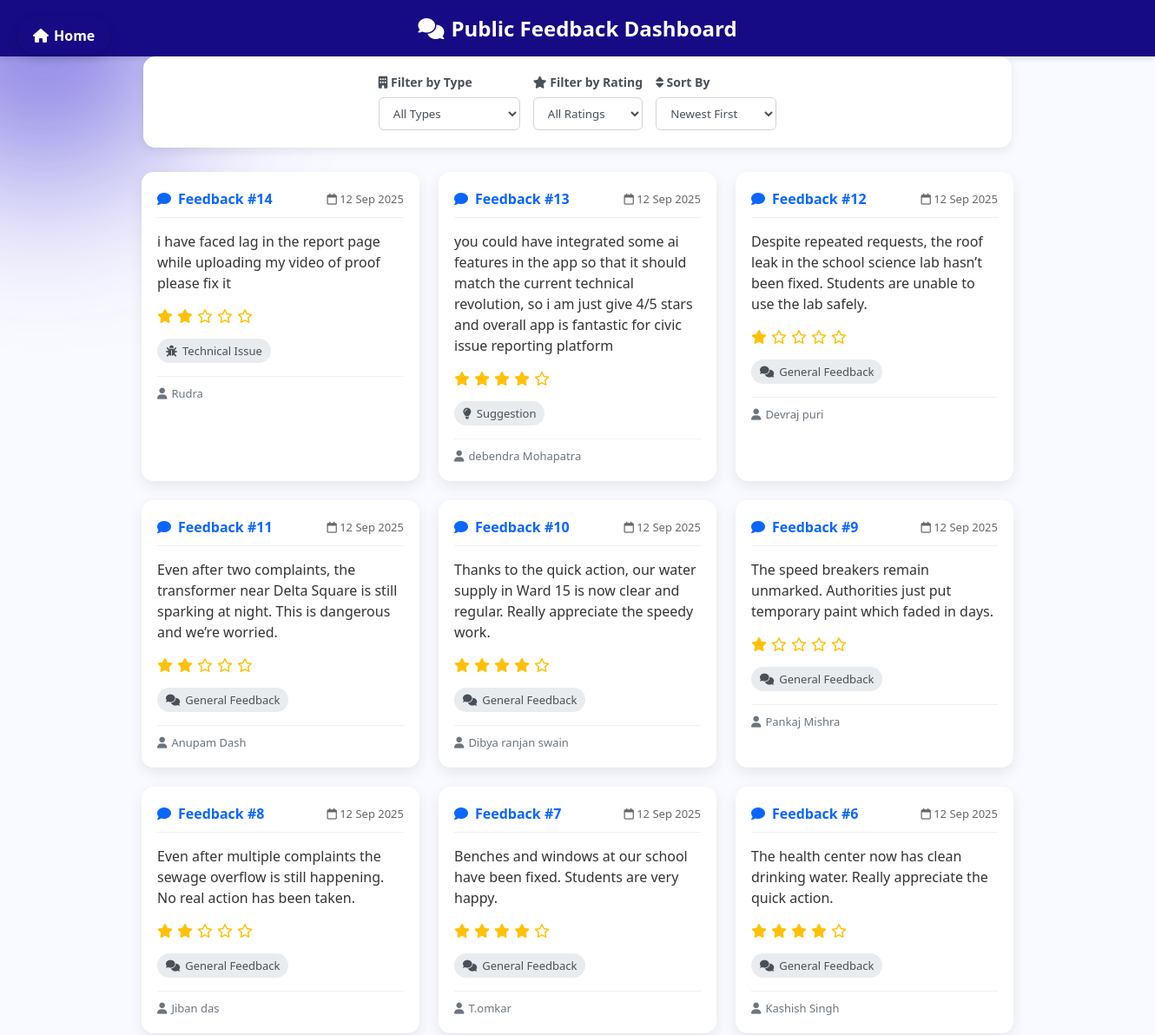
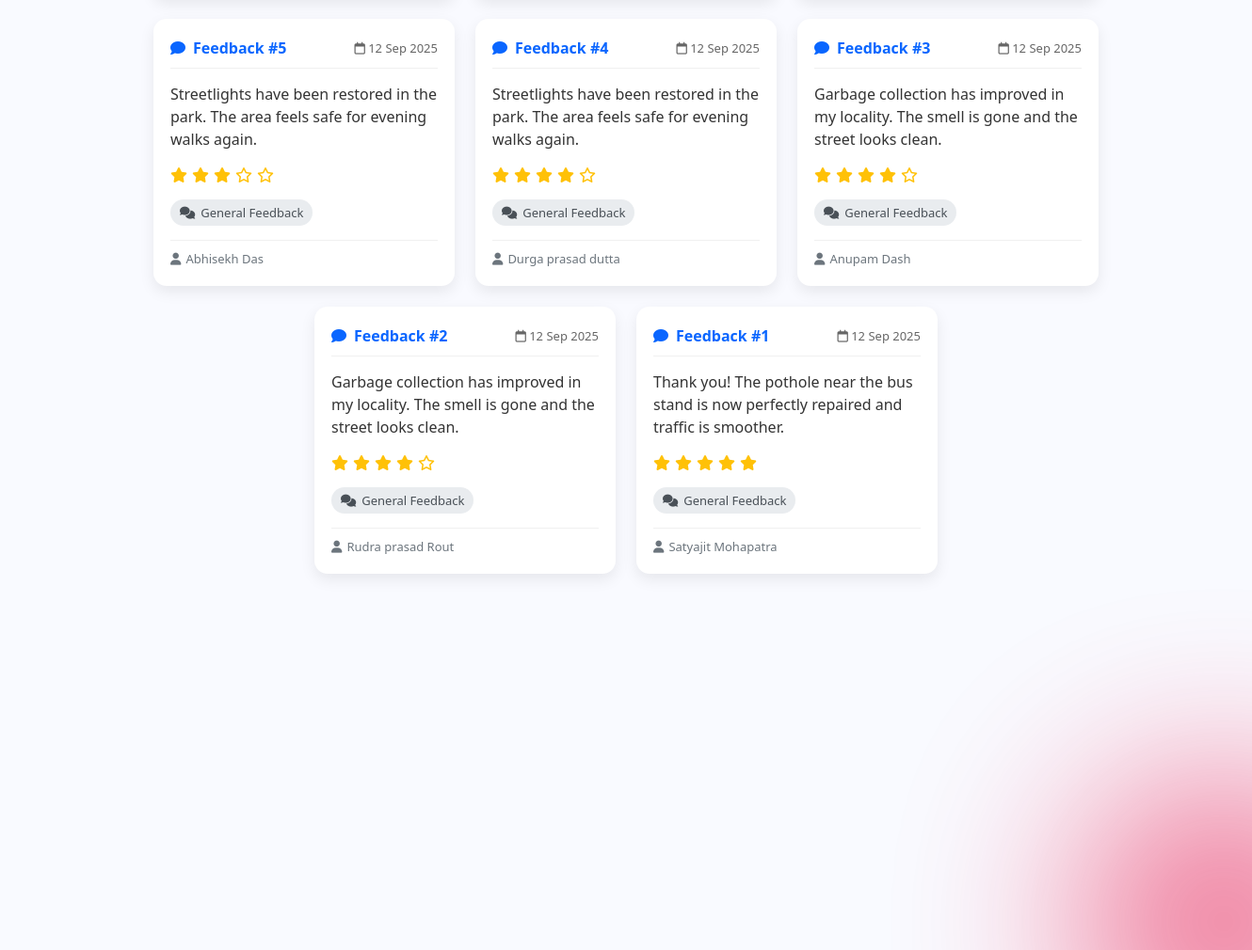
The app's page /community with its own data (2 pictures, top to bottom).
### tables this page shows
CREATE TABLE feedback (
                    id INTEGER PRIMARY KEY AUTOINCREMENT,
                    name TEXT NOT NULL,
                    email TEXT NOT NULL,
                    type TEXT NOT NULL,
                    rating INTEGER NOT NULL,
                    message TEXT NOT NULL,
                    created_at TEXT DEFAULT CURRENT_TIMESTAMP
                );

### Civicissueproject/app.py (the view)
@app.route("/community")
def community():
    department = request.args.get("department", "all")
    rating = request.args.get("rating", "all")
    sort = request.args.get("sort", "newest")
    query = "SELECT id, name, email, type, rating, message, created_at FROM feedback WHERE 1=1"
    params = []
    if department != "all":
        query += " AND type = ?"
        params.append(department)
    if rating != "all":
        query += " AND rating >= ?"
        params.append(int(rating))
    if sort == "newest":
        query += " ORDER BY id DESC"
    elif sort == "oldest":
        query += " ORDER BY id ASC"
    elif sort == "highest":
        query += " ORDER BY rating DESC"
    elif sort == "lowest":
        query += " ORDER BY rating ASC"
    conn = get_db_connection()
    c = conn.cursor()
    c.execute(query, params)
    feedbacks = c.fetchall()
    conn.close()
    return render_template("community.html",
                           feedbacks=feedbacks,
                           selected_department=department,
                           selected_rating=rating,
                           selected_sort=sort)

### Civicissueproject/app.py (called while the page is built)
@app.template_filter('datetimeformat')
def datetimeformat(value, format="%d %b %Y"):
    if isinstance(value, str):
        try:
            dt = datetime.fromisoformat(value)
            return dt.strftime(format)
        except ValueError:
            return value
    elif isinstance(value, datetime):
        return value.strftime(format)
    return value

### Civicissueproject/database.py (called while the page is built)
def get_db_connection():
    conn = sqlite3.connect(DB_NAME, check_same_thread=False)
    conn.row_factory = sqlite3.Row  # This lets you access columns by name (e.g., complaint['status'])
    return conn

### Civicissueproject/templates/community.html (shortened to what this page needs)
<!DOCTYPE html>
<html lang="en">
<head>
  <link rel="stylesheet" href="https://cdnjs.cloudflare.com/ajax/libs/font-awesome/6.5.0/css/all.min.css">
  <link rel="stylesheet" href="{{ url_for('static', filename='css/comunity.css') }}">
</head>
<body>
  <div class="bg-shape shape1"></div>
  <div class="bg-shape shape2"></div>
  <a href="{{ url_for('home') }}" class="home-btn">
    <i class="fas fa-home"></i> Home
  </a>
  <header>
    <h2><i class="fas fa-comments"></i> Public Feedback Dashboard</h2>
  </header>
  <div class="filter-section">
    <form method="get" action="{{ url_for('community') }}" style="display: contents;">
      <div class="filter-control">
        <label for="department-filter"><i class="fas fa-building"></i> Filter by Type</label>
        <select id="department-filter" name="department" onchange="this.form.submit()">
          <option value="all" {% if selected_department == 'all' %}selected{% endif %}>All Types</option>
        </select>
      </div>
      <div class="filter-control">
        <label for="rating-filter"><i class="fas fa-star"></i> Filter by Rating</label>
        <select id="rating-filter" name="rating" onchange="this.form.submit()">
          <option value="all" {% if selected_rating == 'all' %}selected{% endif %}>All Ratings</option>
        </select>
      </div>
      <div class="filter-control">
        <label for="sort-by"><i class="fas fa-sort"></i> Sort By</label>
        <select id="sort-by" name="sort" onchange="this.form.submit()">
          <option value="newest" {% if selected_sort == 'newest' %}selected{% endif %}>Newest First</option>
        </select>
      </div>
    </form>
  </div>
  <section class="feedback-container">
    {% if feedbacks %}
      {% for fb in feedbacks %}
      <div class="feedback-card">
        <div class="feedback-header">
          <div class="feedback-id">
            <i class="fas fa-comment"></i> Feedback #{{ fb[0] }}
          </div>
          <div class="feedback-date">
            <i class="far fa-calendar"></i>
            {% if fb[6] %}
              {{ fb[6]|datetimeformat("%d %b %Y") }}
            {% endif %}
          </div>
        </div>
        <div class="feedback-content">
          <p>{{ fb[5] }}</p>
        </div>
        <div class="feedback-rating">
          {% for i in range(fb[4]) %}
            <span class="star"><i class="fas fa-star"></i></span>
          {% endfor %}
          {% for i in range(5 - fb[4]) %}
            <span class="star"><i class="far fa-star"></i></span>
          {% endfor %}
        </div>
        <div class="feedback-department">
          {% if fb[3] == 'general' %}
            <i class="fas fa-comments"></i> General Feedback
          {% elif fb[3] == 'complaint' %}
            <i class="fas fa-file-alt"></i> Complaint Process
          {% elif fb[3] == 'suggestion' %}
            <i class="fas fa-lightbulb"></i> Suggestion
          {% elif fb[3] == 'technical' %}
            <i class="fas fa-bug"></i> Technical Issue
          {% elif fb[3] == 'other' %}
            <i class="fas fa-ellipsis-h"></i> Other
          {% else %}
            <i class="fas fa-building"></i> {{ fb[3] }}
          {% endif %}
        </div>
        <div class="feedback-footer">
          <div class="feedback-user">
            <i class="fas fa-user"></i>
            {% if fb[1] and fb[1].strip() != "" %}
              {{ fb[1] }}
            {% else %}
              Anonymous User
            {% endif %}
          </div>
        </div>
      </div>
      {% endfor %}
    {% else %}
      <div class="no-data">
        <i class="fas fa-inbox"></i> No feedback available yet.
      </div>
    {% endif %}
  </section>
</body>
</html>

### Civicissueproject/static/css/comunity.css (style rules this page uses)
* { margin: 0; padding: 0; box-sizing: border-box; font-family: "Segoe UI", sans-serif; }
body { background: #f9faff; color: #333; overflow-x: hidden; }
.home-btn { position: fixed; top: 20px; left: 20px; background: #170b85; color: #fff; padding: 10px 18px; border-radius: 30px; font-weight: 600; text-decoration: none; display: flex; align-items: center; gap: 6px; box-shadow: 0 4px 12px rgba(0,0,0,0.15); transition: all 0.3s ease; z-index: 1100; }
.bg-shape { position: absolute; border-radius: 50%; filter: blur(100px); opacity: 0.6; z-index: -1; animation: float 8s infinite alternate ease-in-out; }
.shape1 { width: 300px; height: 300px; background: #1602c7; top: -100px; left: -100px; }
.shape2 { width: 300px; height: 300px; background: #e7073f; bottom: -120px; right: -120px; }
header { background: #170b85; color: #fff; padding: 16px; text-align: center; box-shadow: 0 3px 6px rgba(0,0,0,.1); }
header h2 { margin: 0; font-size: 24px; display: inline-flex; align-items: center; gap: 8px; }
.feedback-container { display: flex; flex-wrap: wrap; justify-content: center; gap: 22px; padding: 28px 18px 40px; }
.feedback-card { width: 320px; background: #fff; border-radius: 14px; box-shadow: 0 6px 16px rgba(0,0,0,.08); padding: 20px 18px; transition: transform .25s ease, box-shadow .25s ease; }
.feedback-header { display: flex; justify-content: space-between; align-items: center; margin-bottom: 15px; padding-bottom: 10px; border-bottom: 1px solid #f0f0f0; }
.feedback-id { color: #0a66ff; font-weight: 600; display: flex; align-items: center; gap: 8px; }
.feedback-date { color: #666; font-size: 13px; }
.feedback-content { margin-bottom: 15px; line-height: 1.5; }
.feedback-rating { display: flex; gap: 5px; margin-bottom: 15px; }
.star { color: #ffc107; }
.feedback-department { display: inline-flex; align-items: center; gap: 6px; padding: 5px 10px; background: #e9ecef; border-radius: 20px; font-size: 13px; color: #495057; }
.feedback-footer { display: flex; justify-content: space-between; align-items: center; margin-top: 15px; padding-top: 10px; border-top: 1px solid #f0f0f0; }
.feedback-user { font-size: 13px; color: #6c757d; display: flex; align-items: center; gap: 5px; }
.filter-section { display: flex; justify-content: center; gap: 15px; padding: 20px; background: #fff; margin: 0 auto; max-width: 1000px; border-radius: 14px; box-shadow: 0 4px 12px rgba(0,0,0,.08); flex-wrap: wrap; }
.filter-control { display: flex; flex-direction: column; gap: 8px; }
.filter-control label { font-size: 14px; font-weight: 600; color: #495057; }
.filter-control select { padding: 8px 12px; border: 1px solid #ced4da; border-radius: 6px; background: #fff; color: #495057; }

### records on screen
feedback: id "14", created_at "12 Sep 2025", message "i have faced lag in the report page while uploading my video of proof please fix it", rating 2 (drawn), type "technical" (drawn), name "Rudra"
feedback: id "13", created_at "12 Sep 2025", message "you could have integrated some ai features in the app so that it should match the current technical revolution, so i am just give 4/5 stars and overall app is fantastic for civic issue reporting platform", rating 4 (drawn), type "suggestion" (drawn), name "debendra Mohapatra"
feedback: id "12", created_at "12 Sep 2025", message "Despite repeated requests, the roof leak in the school science lab hasn’t been fixed. Students are unable to use the lab safely.", rating 1 (drawn), type "general" (drawn), name "Devraj puri"
feedback: id "11", created_at "12 Sep 2025", message "Even after two complaints, the transformer near Delta Square is still sparking at night. This is dangerous and we’re worried.", rating 2 (drawn), type "general" (drawn), name "Anupam Dash"
feedback: id "10", created_at "12 Sep 2025", message "Thanks to the quick action, our water supply in Ward 15 is now clear and regular. Really appreciate the speedy work.", rating 4 (drawn), type "general" (drawn), name "Dibya ranjan swain"
feedback: id "9", created_at "12 Sep 2025", message "The speed breakers remain unmarked. Authorities just put temporary paint which faded in days.", rating 1 (drawn), type "general" (drawn), name "Pankaj Mishra"
feedback: id "8", created_at "12 Sep 2025", message "Even after multiple complaints the sewage overflow is still happening. No real action has been taken.", rating 2 (drawn), type "general" (drawn), name "Jiban das"
feedback: id "7", created_at "12 Sep 2025", message "Benches and windows at our school have been fixed. Students are very happy.", rating 4 (drawn), type "general" (drawn), name "T.omkar"
feedback: id "6", created_at "12 Sep 2025", message "The health center now has clean drinking water. Really appreciate the quick action.", rating 4 (drawn), type "general" (drawn), name "Kashish Singh"
feedback: id "5", created_at "12 Sep 2025", message "Streetlights have been restored in the park. The area feels safe for evening walks again.", rating 3 (drawn), type "general" (drawn), name "Abhisekh Das"
feedback: id "4", created_at "12 Sep 2025", message "Streetlights have been restored in the park. The area feels safe for evening walks again.", rating 4 (drawn), type "general" (drawn), name "Durga prasad dutta"
feedback: id "3", created_at "12 Sep 2025", message "Garbage collection has improved in my locality. The smell is gone and the street looks clean.", rating 4 (drawn), type "general" (drawn), name "Anupam Dash"
feedback: id "2", created_at "12 Sep 2025", message "Garbage collection has improved in my locality. The smell is gone and the street looks clean.", rating 4 (drawn), type "general" (drawn), name "Rudra prasad Rout"
feedback: id "1", created_at "12 Sep 2025", message "Thank you! The pothole near the bus stand is now perfectly repaired and traffic is smoother.", rating 5 (drawn), type "general" (drawn), name "Satyajit Mohapatra"
